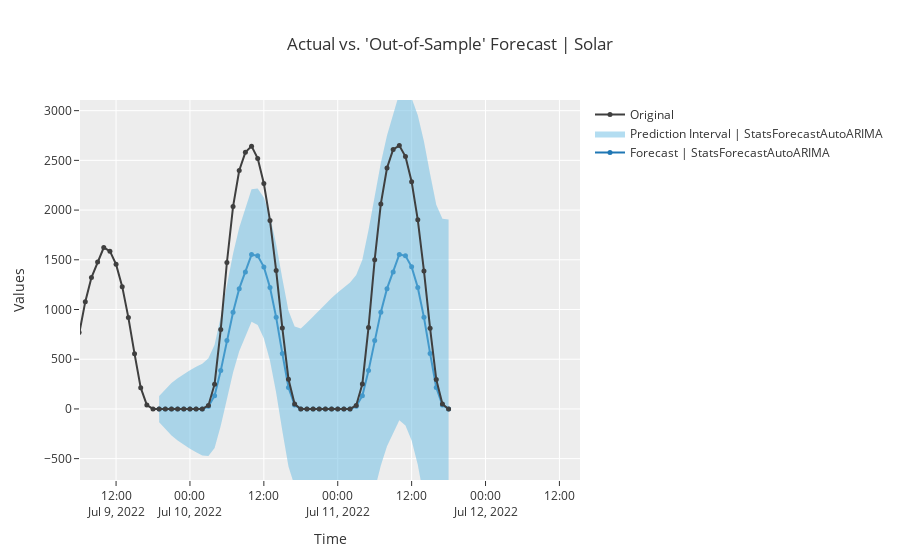

This figure's notebook cell:
### Code cell
fig_kwargs = {'renderer': 'jupyterlab'}

plot_model(model, 'forecast', fig_kwargs = fig_kwargs)
